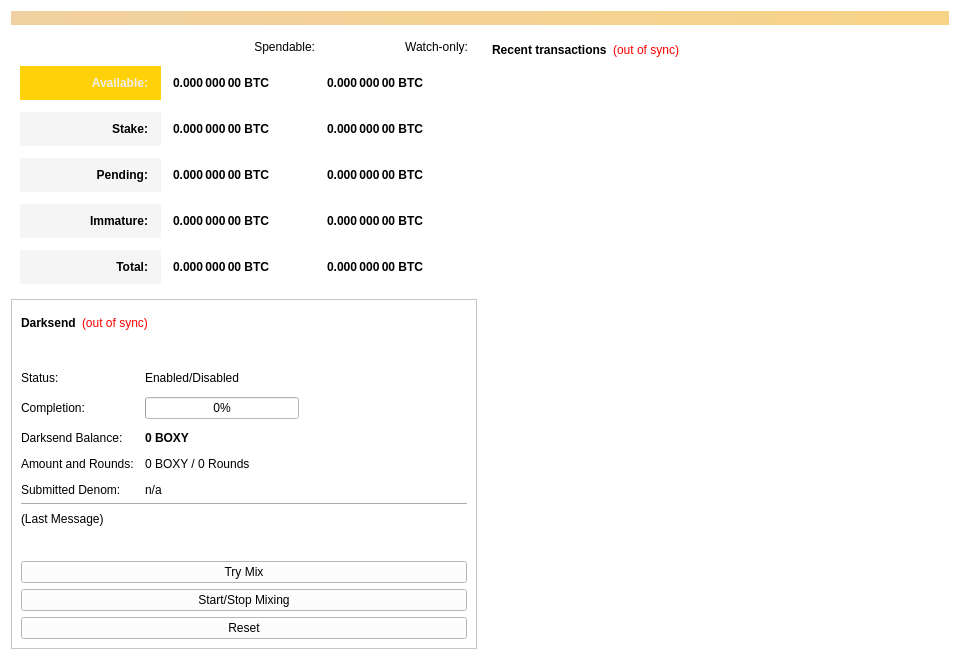
<?xml version="1.0" encoding="UTF-8"?>
<ui version="4.0">
 <class>OverviewPage</class>
 <widget class="QWidget" name="OverviewPage">
  <property name="geometry">
   <rect>
    <x>0</x>
    <y>0</y>
    <width>960</width>
    <height>594</height>
   </rect>
  </property>
  <property name="minimumSize">
   <size>
    <width>960</width>
    <height>0</height>
   </size>
  </property>
  <property name="windowTitle">
   <string>Form</string>
  </property>
  <property name="styleSheet">
   <string notr="true">background-color: rgb(255, 255, 255);</string>
  </property>
  <layout class="QVBoxLayout" name="topLayout">
   <item>
    <widget class="QLabel" name="labelAlerts">
     <property name="visible">
      <bool>false</bool>
     </property>
     <property name="styleSheet">
      <string notr="true">background-color: qlineargradient(x1: 0, y1: 0, x2: 1, y2: 0, stop:0 #F0D0A0, stop:1 #F8D488); color:#000000;</string>
     </property>
     <property name="wordWrap">
      <bool>true</bool>
     </property>
     <property name="margin">
      <number>3</number>
     </property>
    </widget>
   </item>
   <item>
    <layout class="QHBoxLayout" name="horizontalLayout" stretch="1,1">
     <item>
      <layout class="QVBoxLayout" name="verticalLayout_2">
       <item>
        <widget class="QFrame" name="frame">
         <property name="styleSheet">
          <string notr="true">border:0</string>
         </property>
         <property name="frameShape">
          <enum>QFrame::StyledPanel</enum>
         </property>
         <property name="frameShadow">
          <enum>QFrame::Raised</enum>
         </property>
         <layout class="QVBoxLayout" name="verticalLayout_4">
          <item>
           <layout class="QGridLayout" name="gridLayout">
            <property name="spacing">
             <number>12</number>
            </property>
            <item row="5" column="0">
             <widget class="QLabel" name="labelTotalText">
              <property name="styleSheet">
               <string notr="true">background-color: rgb(245, 245, 245);
color: rgb(0, 0, 0);
 font-weight: 900;
padding: 10px;</string>
              </property>
              <property name="text">
               <string>Total:</string>
              </property>
              <property name="alignment">
               <set>Qt::AlignRight|Qt::AlignTrailing|Qt::AlignVCenter</set>
              </property>
             </widget>
            </item>
            <item row="1" column="2">
             <widget class="QLabel" name="labelWatchAvailable">
              <property name="font">
               <font>
                <weight>75</weight>
                <bold>true</bold>
               </font>
              </property>
              <property name="cursor">
               <cursorShape>IBeamCursor</cursorShape>
              </property>
              <property name="toolTip">
               <string>Your current balance in watch-only addresses</string>
              </property>
              <property name="text">
               <string notr="true">0.000 000 00 BTC</string>
              </property>
              <property name="alignment">
               <set>Qt::AlignLeading|Qt::AlignLeft|Qt::AlignVCenter</set>
              </property>
              <property name="textInteractionFlags">
               <set>Qt::LinksAccessibleByMouse|Qt::TextSelectableByKeyboard|Qt::TextSelectableByMouse</set>
              </property>
             </widget>
            </item>
            <item row="3" column="0">
             <widget class="QLabel" name="labelPendingText">
              <property name="styleSheet">
               <string notr="true">background-color: rgb(245, 245, 245);
color: rgb(0, 0, 0);
 font-weight: 900;
padding: 10px;</string>
              </property>
              <property name="text">
               <string>Pending:</string>
              </property>
              <property name="alignment">
               <set>Qt::AlignRight|Qt::AlignTrailing|Qt::AlignVCenter</set>
              </property>
             </widget>
            </item>
            <item row="4" column="2">
             <widget class="QLabel" name="labelWatchImmature">
              <property name="font">
               <font>
                <weight>75</weight>
                <bold>true</bold>
               </font>
              </property>
              <property name="cursor">
               <cursorShape>IBeamCursor</cursorShape>
              </property>
              <property name="toolTip">
               <string>Minted balance in watch-only addresses that has not yet matured</string>
              </property>
              <property name="text">
               <string notr="true">0.000 000 00 BTC</string>
              </property>
              <property name="alignment">
               <set>Qt::AlignLeading|Qt::AlignLeft|Qt::AlignVCenter</set>
              </property>
              <property name="textInteractionFlags">
               <set>Qt::LinksAccessibleByMouse|Qt::TextSelectableByKeyboard|Qt::TextSelectableByMouse</set>
              </property>
             </widget>
            </item>
            <item row="3" column="2">
             <widget class="QLabel" name="labelWatchPending">
              <property name="font">
               <font>
                <weight>75</weight>
                <bold>true</bold>
               </font>
              </property>
              <property name="cursor">
               <cursorShape>IBeamCursor</cursorShape>
              </property>
              <property name="toolTip">
               <string>Unconfirmed transactions to watch-only addresses</string>
              </property>
              <property name="text">
               <string notr="true">0.000 000 00 BTC</string>
              </property>
              <property name="alignment">
               <set>Qt::AlignLeading|Qt::AlignLeft|Qt::AlignVCenter</set>
              </property>
              <property name="textInteractionFlags">
               <set>Qt::LinksAccessibleByMouse|Qt::TextSelectableByKeyboard|Qt::TextSelectableByMouse</set>
              </property>
             </widget>
            </item>
            <item row="3" column="1">
             <widget class="QLabel" name="labelUnconfirmed">
              <property name="font">
               <font>
                <weight>75</weight>
                <bold>true</bold>
               </font>
              </property>
              <property name="cursor">
               <cursorShape>IBeamCursor</cursorShape>
              </property>
              <property name="toolTip">
               <string>Total of transactions that have yet to be confirmed, and do not yet count toward the spendable balance</string>
              </property>
              <property name="text">
               <string notr="true">0.000 000 00 BTC</string>
              </property>
              <property name="alignment">
               <set>Qt::AlignLeading|Qt::AlignLeft|Qt::AlignVCenter</set>
              </property>
              <property name="textInteractionFlags">
               <set>Qt::LinksAccessibleByMouse|Qt::TextSelectableByKeyboard|Qt::TextSelectableByMouse</set>
              </property>
             </widget>
            </item>
            <item row="4" column="0">
             <widget class="QLabel" name="labelImmatureText">
              <property name="styleSheet">
               <string notr="true">background-color: rgb(245, 245, 245);
color: rgb(0, 0, 0);
 font-weight: 900;
padding: 10px;</string>
              </property>
              <property name="text">
               <string>Immature:</string>
              </property>
              <property name="alignment">
               <set>Qt::AlignRight|Qt::AlignTrailing|Qt::AlignVCenter</set>
              </property>
             </widget>
            </item>
            <item row="2" column="2">
             <widget class="QLabel" name="labelWatchStake">
              <property name="font">
               <font>
                <weight>75</weight>
                <bold>true</bold>
               </font>
              </property>
              <property name="cursor">
               <cursorShape>IBeamCursor</cursorShape>
              </property>
              <property name="toolTip">
               <string>Total of coins that was staked in watch-only addresses, and do not yet count toward the current watch-only balance</string>
              </property>
              <property name="text">
               <string notr="true">0.000 000 00 BTC</string>
              </property>
              <property name="alignment">
               <set>Qt::AlignLeading|Qt::AlignLeft|Qt::AlignVCenter</set>
              </property>
              <property name="textInteractionFlags">
               <set>Qt::LinksAccessibleByMouse|Qt::TextSelectableByKeyboard|Qt::TextSelectableByMouse</set>
              </property>
             </widget>
            </item>
            <item row="2" column="1">
             <widget class="QLabel" name="labelStake">
              <property name="font">
               <font>
                <weight>75</weight>
                <bold>true</bold>
               </font>
              </property>
              <property name="cursor">
               <cursorShape>IBeamCursor</cursorShape>
              </property>
              <property name="toolTip">
               <string>Total of coins that was staked, and do not yet count toward the current balance</string>
              </property>
              <property name="text">
               <string notr="true">0.000 000 00 BTC</string>
              </property>
              <property name="alignment">
               <set>Qt::AlignLeading|Qt::AlignLeft|Qt::AlignVCenter</set>
              </property>
              <property name="textInteractionFlags">
               <set>Qt::LinksAccessibleByMouse|Qt::TextSelectableByKeyboard|Qt::TextSelectableByMouse</set>
              </property>
             </widget>
            </item>
            <item row="5" column="1">
             <widget class="QLabel" name="labelTotal">
              <property name="font">
               <font>
                <weight>75</weight>
                <bold>true</bold>
               </font>
              </property>
              <property name="cursor">
               <cursorShape>IBeamCursor</cursorShape>
              </property>
              <property name="toolTip">
               <string>Your current total balance</string>
              </property>
              <property name="text">
               <string notr="true">0.000 000 00 BTC</string>
              </property>
              <property name="alignment">
               <set>Qt::AlignLeading|Qt::AlignLeft|Qt::AlignVCenter</set>
              </property>
              <property name="textInteractionFlags">
               <set>Qt::LinksAccessibleByMouse|Qt::TextSelectableByKeyboard|Qt::TextSelectableByMouse</set>
              </property>
             </widget>
            </item>
            <item row="4" column="1">
             <widget class="QLabel" name="labelImmature">
              <property name="font">
               <font>
                <weight>75</weight>
                <bold>true</bold>
               </font>
              </property>
              <property name="cursor">
               <cursorShape>IBeamCursor</cursorShape>
              </property>
              <property name="toolTip">
               <string>Minted balance that has not yet matured</string>
              </property>
              <property name="text">
               <string notr="true">0.000 000 00 BTC</string>
              </property>
              <property name="alignment">
               <set>Qt::AlignLeading|Qt::AlignLeft|Qt::AlignVCenter</set>
              </property>
              <property name="textInteractionFlags">
               <set>Qt::LinksAccessibleByMouse|Qt::TextSelectableByKeyboard|Qt::TextSelectableByMouse</set>
              </property>
             </widget>
            </item>
            <item row="0" column="1">
             <widget class="QLabel" name="labelSpendable">
              <property name="text">
               <string>Spendable:</string>
              </property>
              <property name="alignment">
               <set>Qt::AlignRight|Qt::AlignTrailing|Qt::AlignVCenter</set>
              </property>
             </widget>
            </item>
            <item row="1" column="1">
             <widget class="QLabel" name="labelBalance">
              <property name="font">
               <font>
                <weight>75</weight>
                <bold>true</bold>
               </font>
              </property>
              <property name="cursor">
               <cursorShape>IBeamCursor</cursorShape>
              </property>
              <property name="toolTip">
               <string>Your current spendable balance</string>
              </property>
              <property name="text">
               <string notr="true">0.000 000 00 BTC</string>
              </property>
              <property name="alignment">
               <set>Qt::AlignLeading|Qt::AlignLeft|Qt::AlignVCenter</set>
              </property>
              <property name="textInteractionFlags">
               <set>Qt::LinksAccessibleByMouse|Qt::TextSelectableByKeyboard|Qt::TextSelectableByMouse</set>
              </property>
             </widget>
            </item>
            <item row="2" column="0">
             <widget class="QLabel" name="label_10">
              <property name="styleSheet">
               <string notr="true">background-color: rgb(245, 245, 245);
color: rgb(0, 0, 0);
 font-weight: 900;
padding: 10px;</string>
              </property>
              <property name="text">
               <string>Stake:</string>
              </property>
              <property name="alignment">
               <set>Qt::AlignRight|Qt::AlignTrailing|Qt::AlignVCenter</set>
              </property>
             </widget>
            </item>
            <item row="5" column="2">
             <widget class="QLabel" name="labelWatchTotal">
              <property name="font">
               <font>
                <weight>75</weight>
                <bold>true</bold>
               </font>
              </property>
              <property name="cursor">
               <cursorShape>IBeamCursor</cursorShape>
              </property>
              <property name="toolTip">
               <string>Current total balance in watch-only addresses</string>
              </property>
              <property name="text">
               <string notr="true">0.000 000 00 BTC</string>
              </property>
              <property name="alignment">
               <set>Qt::AlignLeading|Qt::AlignLeft|Qt::AlignVCenter</set>
              </property>
              <property name="textInteractionFlags">
               <set>Qt::LinksAccessibleByMouse|Qt::TextSelectableByKeyboard|Qt::TextSelectableByMouse</set>
              </property>
             </widget>
            </item>
            <item row="0" column="2">
             <widget class="QLabel" name="labelWatchonly">
              <property name="text">
               <string>Watch-only:</string>
              </property>
              <property name="alignment">
               <set>Qt::AlignRight|Qt::AlignTrailing|Qt::AlignVCenter</set>
              </property>
             </widget>
            </item>
            <item row="1" column="0">
             <widget class="QLabel" name="labelBalanceText">
              <property name="layoutDirection">
               <enum>Qt::LeftToRight</enum>
              </property>
              <property name="autoFillBackground">
               <bool>false</bool>
              </property>
              <property name="styleSheet">
               <string notr="true">background-color: rgb(254, 209, 8);
color: rgb(238, 238, 236);
 font-weight: 900;
padding: 10px;
</string>
              </property>
              <property name="text">
               <string>Available:</string>
              </property>
              <property name="alignment">
               <set>Qt::AlignRight|Qt::AlignTrailing|Qt::AlignVCenter</set>
              </property>
              <property name="margin">
               <number>0</number>
              </property>
              <property name="indent">
               <number>-1</number>
              </property>
             </widget>
            </item>
           </layout>
          </item>
         </layout>
        </widget>
       </item>
       <item>
        <widget class="QFrame" name="frameDarksend">
         <property name="sizePolicy">
          <sizepolicy hsizetype="Expanding" vsizetype="Expanding">
           <horstretch>0</horstretch>
           <verstretch>0</verstretch>
          </sizepolicy>
         </property>
         <property name="minimumSize">
          <size>
           <width>0</width>
           <height>350</height>
          </size>
         </property>
         <property name="visible">
          <bool>false</bool>
         </property>
         <property name="layoutDirection">
          <enum>Qt::LeftToRight</enum>
         </property>
         <property name="frameShape">
          <enum>QFrame::StyledPanel</enum>
         </property>
         <property name="frameShadow">
          <enum>QFrame::Raised</enum>
         </property>
         <layout class="QVBoxLayout" name="verticalLayout_5">
          <item>
           <layout class="QHBoxLayout" name="horizontalLayout_5">
            <item>
             <widget class="QLabel" name="label_2">
              <property name="font">
               <font>
                <weight>75</weight>
                <bold>true</bold>
               </font>
              </property>
              <property name="text">
               <string>Darksend</string>
              </property>
             </widget>
            </item>
            <item>
             <widget class="QLabel" name="labelDarksendSyncStatus">
              <property name="toolTip">
               <string>The displayed information may be out of date. Your wallet automatically synchronizes with the EthCash network after a connection is established, but this process has not completed yet.</string>
              </property>
              <property name="styleSheet">
               <string notr="true">QLabel { color: red; }</string>
              </property>
              <property name="text">
               <string notr="true">(out of sync)</string>
              </property>
              <property name="alignment">
               <set>Qt::AlignLeading|Qt::AlignLeft|Qt::AlignVCenter</set>
              </property>
             </widget>
            </item>
            <item>
             <spacer name="horizontalSpacer_4">
              <property name="orientation">
               <enum>Qt::Horizontal</enum>
              </property>
              <property name="sizeHint" stdset="0">
               <size>
                <width>40</width>
                <height>20</height>
               </size>
              </property>
             </spacer>
            </item>
           </layout>
          </item>
          <item>
           <widget class="QPushButton" name="runAutoDenom">
            <property name="palette">
             <palette>
              <active>
               <colorrole role="WindowText">
                <brush brushstyle="SolidPattern">
                 <color alpha="255">
                  <red>0</red>
                  <green>0</green>
                  <blue>0</blue>
                 </color>
                </brush>
               </colorrole>
               <colorrole role="Button">
                <brush brushstyle="SolidPattern">
                 <color alpha="255">
                  <red>255</red>
                  <green>255</green>
                  <blue>255</blue>
                 </color>
                </brush>
               </colorrole>
               <colorrole role="Light">
                <brush brushstyle="SolidPattern">
                 <color alpha="255">
                  <red>255</red>
                  <green>255</green>
                  <blue>255</blue>
                 </color>
                </brush>
               </colorrole>
               <colorrole role="Midlight">
                <brush brushstyle="SolidPattern">
                 <color alpha="255">
                  <red>247</red>
                  <green>246</green>
                  <blue>246</blue>
                 </color>
                </brush>
               </colorrole>
               <colorrole role="Dark">
                <brush brushstyle="SolidPattern">
                 <color alpha="255">
                  <red>119</red>
                  <green>119</green>
                  <blue>119</blue>
                 </color>
                </brush>
               </colorrole>
               <colorrole role="Mid">
                <brush brushstyle="SolidPattern">
                 <color alpha="255">
                  <red>159</red>
                  <green>159</green>
                  <blue>159</blue>
                 </color>
                </brush>
               </colorrole>
               <colorrole role="Text">
                <brush brushstyle="SolidPattern">
                 <color alpha="255">
                  <red>0</red>
                  <green>0</green>
                  <blue>0</blue>
                 </color>
                </brush>
               </colorrole>
               <colorrole role="BrightText">
                <brush brushstyle="SolidPattern">
                 <color alpha="255">
                  <red>255</red>
                  <green>255</green>
                  <blue>255</blue>
                 </color>
                </brush>
               </colorrole>
               <colorrole role="ButtonText">
                <brush brushstyle="SolidPattern">
                 <color alpha="255">
                  <red>0</red>
                  <green>0</green>
                  <blue>0</blue>
                 </color>
                </brush>
               </colorrole>
               <colorrole role="Base">
                <brush brushstyle="SolidPattern">
                 <color alpha="255">
                  <red>255</red>
                  <green>255</green>
                  <blue>255</blue>
                 </color>
                </brush>
               </colorrole>
               <colorrole role="Window">
                <brush brushstyle="SolidPattern">
                 <color alpha="255">
                  <red>255</red>
                  <green>255</green>
                  <blue>255</blue>
                 </color>
                </brush>
               </colorrole>
               <colorrole role="Shadow">
                <brush brushstyle="SolidPattern">
                 <color alpha="255">
                  <red>0</red>
                  <green>0</green>
                  <blue>0</blue>
                 </color>
                </brush>
               </colorrole>
               <colorrole role="AlternateBase">
                <brush brushstyle="SolidPattern">
                 <color alpha="255">
                  <red>247</red>
                  <green>246</green>
                  <blue>246</blue>
                 </color>
                </brush>
               </colorrole>
               <colorrole role="ToolTipBase">
                <brush brushstyle="SolidPattern">
                 <color alpha="255">
                  <red>255</red>
                  <green>255</green>
                  <blue>220</blue>
                 </color>
                </brush>
               </colorrole>
               <colorrole role="ToolTipText">
                <brush brushstyle="SolidPattern">
                 <color alpha="255">
                  <red>0</red>
                  <green>0</green>
                  <blue>0</blue>
                 </color>
                </brush>
               </colorrole>
              </active>
              <inactive>
               <colorrole role="WindowText">
                <brush brushstyle="SolidPattern">
                 <color alpha="255">
                  <red>0</red>
                  <green>0</green>
                  <blue>0</blue>
                 </color>
                </brush>
               </colorrole>
               <colorrole role="Button">
                <brush brushstyle="SolidPattern">
                 <color alpha="255">
                  <red>255</red>
                  <green>255</green>
                  <blue>255</blue>
                 </color>
                </brush>
               </colorrole>
               <colorrole role="Light">
                <brush brushstyle="SolidPattern">
                 <color alpha="255">
                  <red>255</red>
                  <green>255</green>
                  <blue>255</blue>
                 </color>
                </brush>
               </colorrole>
               <colorrole role="Midlight">
                <brush brushstyle="SolidPattern">
                 <color alpha="255">
                  <red>247</red>
                  <green>246</green>
                  <blue>246</blue>
                 </color>
                </brush>
               </colorrole>
               <colorrole role="Dark">
                <brush brushstyle="SolidPattern">
                 <color alpha="255">
                  <red>119</red>
                  <green>119</green>
                  <blue>119</blue>
                 </color>
                </brush>
               </colorrole>
               <colorrole role="Mid">
                <brush brushstyle="SolidPattern">
                 <color alpha="255">
                  <red>159</red>
                  <green>159</green>
                  <blue>159</blue>
                 </color>
                </brush>
               </colorrole>
               <colorrole role="Text">
                <brush brushstyle="SolidPattern">
                 <color alpha="255">
                  <red>0</red>
                  <green>0</green>
                  <blue>0</blue>
                 </color>
                </brush>
               </colorrole>
               <colorrole role="BrightText">
                <brush brushstyle="SolidPattern">
                 <color alpha="255">
                  <red>255</red>
                  <green>255</green>
                  <blue>255</blue>
                 </color>
                </brush>
               </colorrole>
               <colorrole role="ButtonText">
                <brush brushstyle="SolidPattern">
                 <color alpha="255">
                  <red>0</red>
                  <green>0</green>
                  <blue>0</blue>
                 </color>
                </brush>
               </colorrole>
               <colorrole role="Base">
                <brush brushstyle="SolidPattern">
                 <color alpha="255">
                  <red>255</red>
                  <green>255</green>
                  <blue>255</blue>
                 </color>
                </brush>
               </colorrole>
               <colorrole role="Window">
                <brush brushstyle="SolidPattern">
                 <color alpha="255">
                  <red>255</red>
                  <green>255</green>
                  <blue>255</blue>
                 </color>
                </brush>
               </colorrole>
               <colorrole role="Shadow">
                <brush brushstyle="SolidPattern">
                 <color alpha="255">
                  <red>0</red>
                  <green>0</green>
                  <blue>0</blue>
                 </color>
                </brush>
               </colorrole>
               <colorrole role="AlternateBase">
                <brush brushstyle="SolidPattern">
                 <color alpha="255">
                  <red>247</red>
                  <green>246</green>
                  <blue>246</blue>
                 </color>
                </brush>
               </colorrole>
               <colorrole role="ToolTipBase">
                <brush brushstyle="SolidPattern">
                 <color alpha="255">
                  <red>255</red>
                  <green>255</green>
                  <blue>220</blue>
                 </color>
                </brush>
               </colorrole>
               <colorrole role="ToolTipText">
                <brush brushstyle="SolidPattern">
                 <color alpha="255">
                  <red>0</red>
                  <green>0</green>
                  <blue>0</blue>
                 </color>
                </brush>
               </colorrole>
              </inactive>
              <disabled>
               <colorrole role="WindowText">
                <brush brushstyle="SolidPattern">
                 <color alpha="255">
                  <red>119</red>
                  <green>119</green>
                  <blue>119</blue>
                 </color>
                </brush>
               </colorrole>
               <colorrole role="Button">
                <brush brushstyle="SolidPattern">
                 <color alpha="255">
                  <red>255</red>
                  <green>255</green>
                  <blue>255</blue>
                 </color>
                </brush>
               </colorrole>
               <colorrole role="Light">
                <brush brushstyle="SolidPattern">
                 <color alpha="255">
                  <red>255</red>
                  <green>255</green>
                  <blue>255</blue>
                 </color>
                </brush>
               </colorrole>
               <colorrole role="Midlight">
                <brush brushstyle="SolidPattern">
                 <color alpha="255">
                  <red>247</red>
                  <green>246</green>
                  <blue>246</blue>
                 </color>
                </brush>
               </colorrole>
               <colorrole role="Dark">
                <brush brushstyle="SolidPattern">
                 <color alpha="255">
                  <red>119</red>
                  <green>119</green>
                  <blue>119</blue>
                 </color>
                </brush>
               </colorrole>
               <colorrole role="Mid">
                <brush brushstyle="SolidPattern">
                 <color alpha="255">
                  <red>159</red>
                  <green>159</green>
                  <blue>159</blue>
                 </color>
                </brush>
               </colorrole>
               <colorrole role="Text">
                <brush brushstyle="SolidPattern">
                 <color alpha="255">
                  <red>119</red>
                  <green>119</green>
                  <blue>119</blue>
                 </color>
                </brush>
               </colorrole>
               <colorrole role="BrightText">
                <brush brushstyle="SolidPattern">
                 <color alpha="255">
                  <red>255</red>
                  <green>255</green>
                  <blue>255</blue>
                 </color>
                </brush>
               </colorrole>
               <colorrole role="ButtonText">
                <brush brushstyle="SolidPattern">
                 <color alpha="255">
                  <red>119</red>
                  <green>119</green>
                  <blue>119</blue>
                 </color>
                </brush>
               </colorrole>
               <colorrole role="Base">
                <brush brushstyle="SolidPattern">
                 <color alpha="255">
                  <red>255</red>
                  <green>255</green>
                  <blue>255</blue>
                 </color>
                </brush>
               </colorrole>
               <colorrole role="Window">
                <brush brushstyle="SolidPattern">
                 <color alpha="255">
                  <red>255</red>
                  <green>255</green>
                  <blue>255</blue>
                 </color>
                </brush>
               </colorrole>
               <colorrole role="Shadow">
                <brush brushstyle="SolidPattern">
                 <color alpha="255">
                  <red>0</red>
                  <green>0</green>
                  <blue>0</blue>
                 </color>
                </brush>
               </colorrole>
               <colorrole role="AlternateBase">
                <brush brushstyle="SolidPattern">
                 <color alpha="255">
                  <red>239</red>
                  <green>238</green>
                  <blue>238</blue>
                 </color>
                </brush>
               </colorrole>
               <colorrole role="ToolTipBase">
                <brush brushstyle="SolidPattern">
                 <color alpha="255">
                  <red>255</red>
                  <green>255</green>
                  <blue>220</blue>
                 </color>
                </brush>
               </colorrole>
               <colorrole role="ToolTipText">
                <brush brushstyle="SolidPattern">
                 <color alpha="255">
                  <red>0</red>
                  <green>0</green>
                  <blue>0</blue>
                 </color>
                </brush>
               </colorrole>
              </disabled>
             </palette>
            </property>
            <property name="focusPolicy">
             <enum>Qt::NoFocus</enum>
            </property>
            <property name="autoFillBackground">
             <bool>false</bool>
            </property>
            <property name="text">
             <string/>
            </property>
            <property name="flat">
             <bool>true</bool>
            </property>
           </widget>
          </item>
          <item>
           <layout class="QFormLayout" name="formLayout">
            <property name="fieldGrowthPolicy">
             <enum>QFormLayout::AllNonFixedFieldsGrow</enum>
            </property>
            <property name="horizontalSpacing">
             <number>11</number>
            </property>
            <property name="verticalSpacing">
             <number>12</number>
            </property>
            <item row="0" column="0">
             <widget class="QLabel" name="label_6">
              <property name="text">
               <string>Status:</string>
              </property>
             </widget>
            </item>
            <item row="1" column="0">
             <widget class="QLabel" name="label_7">
              <property name="text">
               <string>Completion:</string>
              </property>
             </widget>
            </item>
            <item row="1" column="1">
             <widget class="QProgressBar" name="darksendProgress">
              <property name="maximumSize">
               <size>
                <width>154</width>
                <height>16777215</height>
               </size>
              </property>
              <property name="value">
               <number>0</number>
              </property>
             </widget>
            </item>
            <item row="3" column="0">
             <widget class="QLabel" name="labelAnonymizedText">
              <property name="text">
               <string>Darksend Balance:</string>
              </property>
             </widget>
            </item>
            <item row="3" column="1">
             <widget class="QLabel" name="labelAnonymized">
              <property name="font">
               <font>
                <weight>75</weight>
                <bold>true</bold>
               </font>
              </property>
              <property name="text">
               <string notr="true">0 BOXY</string>
              </property>
             </widget>
            </item>
            <item row="4" column="0">
             <widget class="QLabel" name="label_8">
              <property name="text">
               <string>Amount and Rounds:</string>
              </property>
             </widget>
            </item>
            <item row="4" column="1">
             <widget class="QLabel" name="labelAmountRounds">
              <property name="text">
               <string>0 BOXY / 0 Rounds</string>
              </property>
             </widget>
            </item>
            <item row="5" column="0">
             <widget class="QLabel" name="label_9">
              <property name="text">
               <string>Submitted Denom:</string>
              </property>
             </widget>
            </item>
            <item row="5" column="1">
             <widget class="QLabel" name="labelSubmittedDenom">
              <property name="toolTip">
               <string>The denominations you submitted to the Masternode.&lt;br&gt;To mix, other users must submit the exact same denominations.</string>
              </property>
              <property name="text">
               <string>n/a</string>
              </property>
             </widget>
            </item>
            <item row="0" column="1">
             <widget class="QLabel" name="darksendEnabled">
              <property name="text">
               <string>Enabled/Disabled</string>
              </property>
             </widget>
            </item>
           </layout>
          </item>
          <item>
           <widget class="Line" name="lineLastMessage">
            <property name="orientation">
             <enum>Qt::Horizontal</enum>
            </property>
           </widget>
          </item>
          <item>
           <widget class="QLabel" name="darksendStatus">
            <property name="minimumSize">
             <size>
              <width>288</width>
              <height>43</height>
             </size>
            </property>
            <property name="text">
             <string>(Last Message)</string>
            </property>
            <property name="alignment">
             <set>Qt::AlignLeading|Qt::AlignLeft|Qt::AlignTop</set>
            </property>
            <property name="wordWrap">
             <bool>true</bool>
            </property>
           </widget>
          </item>
          <item>
           <widget class="QPushButton" name="darksendAuto">
            <property name="sizePolicy">
             <sizepolicy hsizetype="MinimumExpanding" vsizetype="Fixed">
              <horstretch>0</horstretch>
              <verstretch>0</verstretch>
             </sizepolicy>
            </property>
            <property name="toolTip">
             <string>Try to manually submit a Darksend request.</string>
            </property>
            <property name="text">
             <string>Try Mix</string>
            </property>
           </widget>
          </item>
          <item>
           <widget class="QPushButton" name="toggleDarksend">
            <property name="sizePolicy">
             <sizepolicy hsizetype="MinimumExpanding" vsizetype="Fixed">
              <horstretch>0</horstretch>
              <verstretch>0</verstretch>
             </sizepolicy>
            </property>
            <property name="text">
             <string>Start/Stop Mixing</string>
            </property>
           </widget>
          </item>
          <item>
           <widget class="QPushButton" name="darksendReset">
            <property name="sizePolicy">
             <sizepolicy hsizetype="MinimumExpanding" vsizetype="Fixed">
              <horstretch>0</horstretch>
              <verstretch>0</verstretch>
             </sizepolicy>
            </property>
            <property name="toolTip">
             <string>Reset the current status of Darksend (can interrupt Darksend if it's in the process of Mixing, which can cost you money!)</string>
            </property>
            <property name="autoFillBackground">
             <bool>false</bool>
            </property>
            <property name="text">
             <string>Reset</string>
            </property>
           </widget>
          </item>
         </layout>
        </widget>
       </item>
       <item>
        <spacer name="verticalSpacer">
         <property name="orientation">
          <enum>Qt::Vertical</enum>
         </property>
         <property name="sizeHint" stdset="0">
          <size>
           <width>20</width>
           <height>40</height>
          </size>
         </property>
        </spacer>
       </item>
      </layout>
     </item>
     <item>
      <layout class="QVBoxLayout" name="verticalLayout_3">
       <item>
        <widget class="QFrame" name="frame_2">
         <property name="styleSheet">
          <string notr="true">border:0</string>
         </property>
         <property name="frameShape">
          <enum>QFrame::StyledPanel</enum>
         </property>
         <property name="frameShadow">
          <enum>QFrame::Raised</enum>
         </property>
         <layout class="QVBoxLayout" name="verticalLayout">
          <item>
           <layout class="QHBoxLayout" name="horizontalLayout_2">
            <item>
             <widget class="QLabel" name="label_4">
              <property name="font">
               <font>
                <weight>99</weight>
                <bold>true</bold>
               </font>
              </property>
              <property name="styleSheet">
               <string notr="true">color: rgb(0, 0, 0);
 font-weight: 900;</string>
              </property>
              <property name="text">
               <string>Recent transactions</string>
              </property>
             </widget>
            </item>
            <item>
             <widget class="QLabel" name="labelTransactionsStatus">
              <property name="cursor">
               <cursorShape>WhatsThisCursor</cursorShape>
              </property>
              <property name="toolTip">
               <string>The displayed information may be out of date. Your wallet automatically synchronizes with the EthCash network after a connection is established, but this process has not completed yet.</string>
              </property>
              <property name="styleSheet">
               <string notr="true">QLabel { color: red; }</string>
              </property>
              <property name="text">
               <string notr="true">(out of sync)</string>
              </property>
              <property name="alignment">
               <set>Qt::AlignRight|Qt::AlignTrailing|Qt::AlignVCenter</set>
              </property>
             </widget>
            </item>
            <item>
             <spacer name="horizontalSpacer">
              <property name="orientation">
               <enum>Qt::Horizontal</enum>
              </property>
              <property name="sizeHint" stdset="0">
               <size>
                <width>40</width>
                <height>20</height>
               </size>
              </property>
             </spacer>
            </item>
           </layout>
          </item>
          <item>
           <widget class="QListView" name="listTransactions">
            <property name="styleSheet">
             <string notr="true">QListView { background: transparent; }</string>
            </property>
            <property name="frameShape">
             <enum>QFrame::NoFrame</enum>
            </property>
            <property name="verticalScrollBarPolicy">
             <enum>Qt::ScrollBarAlwaysOff</enum>
            </property>
            <property name="horizontalScrollBarPolicy">
             <enum>Qt::ScrollBarAlwaysOff</enum>
            </property>
            <property name="selectionMode">
             <enum>QAbstractItemView::NoSelection</enum>
            </property>
           </widget>
          </item>
         </layout>
        </widget>
       </item>
      </layout>
     </item>
    </layout>
   </item>
  </layout>
 </widget>
 <resources/>
 <connections/>
</ui>
